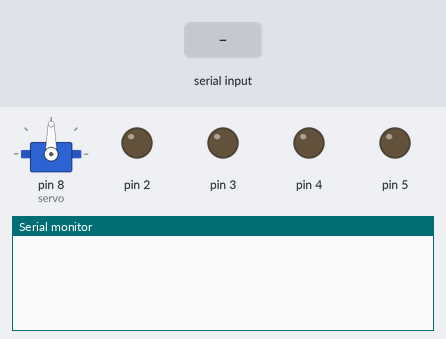
Simulated run of this sketch. Board: Arduino Uno, built with avr-gcc and run on an emulated ATmega328P. Shown: servo, output pins drawn as LEDs (lit = HIGH), the last lines printed to the serial monitor. Inputs (shaded band) come from the test bench.

Above: at 1.2 s.
1.3 s: "1" received over the second serial link
At 1.7 s:
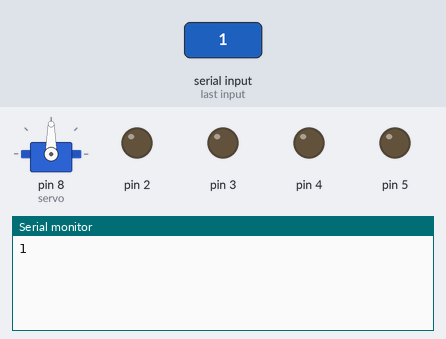
2.8 s: "o" received over the second serial link
At 4.0 s:
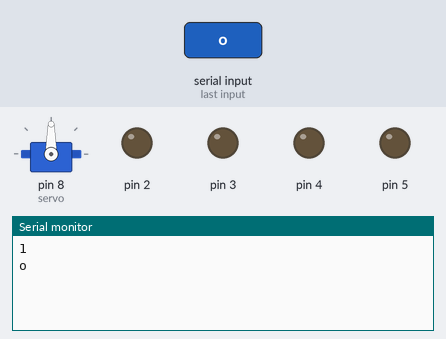
4.3 s: "c" received over the second serial link
At 5.2 s:
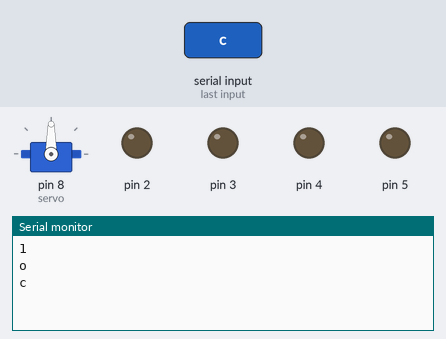

The sketch:

arduino_bluetooth_led_kontrol_sedat.ino
```cpp
#include <Servo.h>
#include <SoftwareSerial.h>
SoftwareSerial bt_iletisim(7, 6);
Servo servo;
  //String data;
  char data;
void setup() {
  servo.attach(8);
  pinMode(2, OUTPUT);
  pinMode(3, OUTPUT);
  pinMode(4, OUTPUT);
  pinMode(5, OUTPUT);
  Serial.begin(38400);
  bt_iletisim.begin(38400);

}

void loop()
{
  /*
    String data;
    if (Serial.available() > 0) { // Eğer seri porta veri geldiyse
    data = Serial.readString(); // gelen veriyi oku ve gelen değişkenine aktar
    }

  */
  if (bt_iletisim.available() > 0)
  {
    /*-CAN komutlar
      char data;
      data=bt_iletisim.read();
      Serial.println(data);
    */


    data = bt_iletisim.read();
    Serial.println(data);
    {

      if (data == '1')
      {
        data = bt_iletisim.read();
        if(data=='o'){digitalWrite(2, HIGH);}
        if(data=='c'){digitalWrite(2, LOW);}
      }
      if (data == '2')
      {
        data = bt_iletisim.read();
        if(data=='o'){digitalWrite(3, HIGH);}
        if(data=='c'){digitalWrite(3, LOW);}
      }
      if (data == '3')
      {
        data = bt_iletisim.read();
        if(data=='o'){digitalWrite(4, HIGH);}
        if(data=='c'){digitalWrite(4, LOW);}
      }
      if (data == '4')
      {
        data = bt_iletisim.read();
        if(data=='o'){digitalWrite(5, HIGH);}
        if(data=='c'){digitalWrite(5, LOW);}
      }
      if (data == '5')
      {
        data = bt_iletisim.read();
        if(data=='l'){servo.write(50);}
        if(data=='m'){servo.write(90);}
        if(data=='h'){servo.write(120);}
      }
    }
  }
}
```

Measured:
- after the input at 1.3 s, the serial monitor: prints a new line at once (image 1)
- after the input at 2.8 s, the serial monitor: prints a new line at once (image 2)
- after the input at 4.3 s, the serial monitor: prints a new line at once (image 3)
